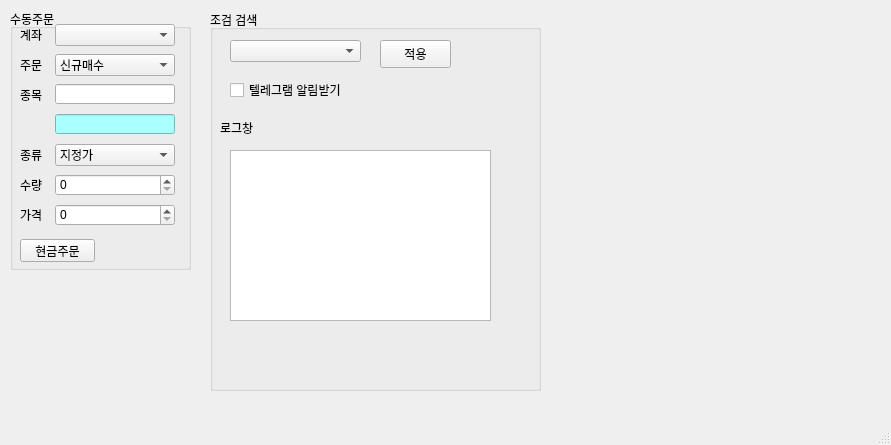
<?xml version="1.0" encoding="UTF-8"?>
<ui version="4.0">
 <class>MainWindow</class>
 <widget class="QMainWindow" name="MainWindow">
  <property name="geometry">
   <rect>
    <x>0</x>
    <y>0</y>
    <width>891</width>
    <height>445</height>
   </rect>
  </property>
  <property name="windowTitle">
   <string>PyTrader v0.2</string>
  </property>
  <property name="windowIcon">
   <iconset>
    <normaloff>icon.png</normaloff>icon.png</iconset>
  </property>
  <widget class="QWidget" name="centralwidget">
   <widget class="QGroupBox" name="groupBox">
    <property name="geometry">
     <rect>
      <x>10</x>
      <y>9</y>
      <width>181</width>
      <height>261</height>
     </rect>
    </property>
    <property name="title">
     <string>수동주문</string>
    </property>
    <widget class="QLabel" name="label">
     <property name="geometry">
      <rect>
       <x>10</x>
       <y>20</y>
       <width>56</width>
       <height>12</height>
      </rect>
     </property>
     <property name="text">
      <string>계좌</string>
     </property>
    </widget>
    <widget class="QComboBox" name="comboBox">
     <property name="geometry">
      <rect>
       <x>45</x>
       <y>15</y>
       <width>120</width>
       <height>22</height>
      </rect>
     </property>
    </widget>
    <widget class="QLabel" name="label_2">
     <property name="geometry">
      <rect>
       <x>10</x>
       <y>50</y>
       <width>56</width>
       <height>12</height>
      </rect>
     </property>
     <property name="text">
      <string>주문</string>
     </property>
    </widget>
    <widget class="QComboBox" name="comboBox_2">
     <property name="geometry">
      <rect>
       <x>45</x>
       <y>45</y>
       <width>120</width>
       <height>22</height>
      </rect>
     </property>
     <item>
      <property name="text">
       <string>신규매수</string>
      </property>
     </item>
     <item>
      <property name="text">
       <string>신규매도</string>
      </property>
     </item>
     <item>
      <property name="text">
       <string>매수취소</string>
      </property>
     </item>
     <item>
      <property name="text">
       <string>매도취소</string>
      </property>
     </item>
    </widget>
    <widget class="QLabel" name="label_3">
     <property name="geometry">
      <rect>
       <x>10</x>
       <y>80</y>
       <width>56</width>
       <height>12</height>
      </rect>
     </property>
     <property name="text">
      <string>종목</string>
     </property>
    </widget>
    <widget class="QLineEdit" name="lineEdit">
     <property name="geometry">
      <rect>
       <x>45</x>
       <y>75</y>
       <width>120</width>
       <height>20</height>
      </rect>
     </property>
    </widget>
    <widget class="QComboBox" name="comboBox_3">
     <property name="geometry">
      <rect>
       <x>45</x>
       <y>135</y>
       <width>120</width>
       <height>22</height>
      </rect>
     </property>
     <item>
      <property name="text">
       <string>지정가</string>
      </property>
     </item>
     <item>
      <property name="text">
       <string>시장가</string>
      </property>
     </item>
    </widget>
    <widget class="QLabel" name="label_4">
     <property name="geometry">
      <rect>
       <x>10</x>
       <y>140</y>
       <width>56</width>
       <height>12</height>
      </rect>
     </property>
     <property name="text">
      <string>종류</string>
     </property>
    </widget>
    <widget class="QLabel" name="label_5">
     <property name="geometry">
      <rect>
       <x>10</x>
       <y>170</y>
       <width>56</width>
       <height>12</height>
      </rect>
     </property>
     <property name="text">
      <string>수량</string>
     </property>
    </widget>
    <widget class="QSpinBox" name="spinBox">
     <property name="geometry">
      <rect>
       <x>45</x>
       <y>165</y>
       <width>120</width>
       <height>22</height>
      </rect>
     </property>
     <property name="maximum">
      <number>1000000</number>
     </property>
    </widget>
    <widget class="QLabel" name="label_6">
     <property name="geometry">
      <rect>
       <x>10</x>
       <y>200</y>
       <width>56</width>
       <height>12</height>
      </rect>
     </property>
     <property name="text">
      <string>가격</string>
     </property>
    </widget>
    <widget class="QSpinBox" name="spinBox_2">
     <property name="geometry">
      <rect>
       <x>45</x>
       <y>195</y>
       <width>120</width>
       <height>22</height>
      </rect>
     </property>
     <property name="prefix">
      <string/>
     </property>
     <property name="maximum">
      <number>10000000</number>
     </property>
     <property name="singleStep">
      <number>100</number>
     </property>
     <property name="value">
      <number>0</number>
     </property>
    </widget>
    <widget class="QPushButton" name="pushButton">
     <property name="geometry">
      <rect>
       <x>10</x>
       <y>230</y>
       <width>75</width>
       <height>23</height>
      </rect>
     </property>
     <property name="text">
      <string>현금주문</string>
     </property>
    </widget>
    <widget class="QLineEdit" name="lineEdit_2">
     <property name="geometry">
      <rect>
       <x>45</x>
       <y>105</y>
       <width>120</width>
       <height>20</height>
      </rect>
     </property>
     <property name="styleSheet">
      <string notr="true">background-color: rgb(170, 255, 255);</string>
     </property>
     <property name="readOnly">
      <bool>true</bool>
     </property>
    </widget>
   </widget>
   <widget class="QGroupBox" name="groupBox_2">
    <property name="geometry">
     <rect>
      <x>210</x>
      <y>10</y>
      <width>331</width>
      <height>381</height>
     </rect>
    </property>
    <property name="title">
     <string>조검 검색</string>
    </property>
    <widget class="QComboBox" name="comboBox_cond">
     <property name="geometry">
      <rect>
       <x>20</x>
       <y>30</y>
       <width>131</width>
       <height>22</height>
      </rect>
     </property>
    </widget>
    <widget class="QTextEdit" name="textEdit_cond">
     <property name="geometry">
      <rect>
       <x>20</x>
       <y>140</y>
       <width>261</width>
       <height>171</height>
      </rect>
     </property>
    </widget>
    <widget class="QLabel" name="label_7">
     <property name="geometry">
      <rect>
       <x>10</x>
       <y>110</y>
       <width>64</width>
       <height>15</height>
      </rect>
     </property>
     <property name="text">
      <string>로그창</string>
     </property>
    </widget>
    <widget class="QPushButton" name="pushButton_cond">
     <property name="geometry">
      <rect>
       <x>170</x>
       <y>30</y>
       <width>71</width>
       <height>28</height>
      </rect>
     </property>
     <property name="text">
      <string>적용</string>
     </property>
    </widget>
    <widget class="QCheckBox" name="checkBox_cond">
     <property name="geometry">
      <rect>
       <x>20</x>
       <y>70</y>
       <width>151</width>
       <height>20</height>
      </rect>
     </property>
     <property name="text">
      <string>텔레그램 알림받기</string>
     </property>
    </widget>
   </widget>
  </widget>
  <widget class="QMenuBar" name="menubar">
   <property name="geometry">
    <rect>
     <x>0</x>
     <y>0</y>
     <width>891</width>
     <height>26</height>
    </rect>
   </property>
  </widget>
  <widget class="QStatusBar" name="statusbar"/>
 </widget>
 <resources/>
 <connections/>
</ui>
